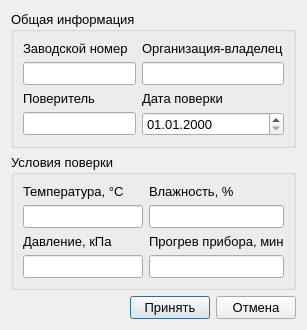
<?xml version="1.0" encoding="UTF-8"?>
<ui version="4.0">
 <class>Dialog</class>
 <widget class="QDialog" name="Dialog">
  <property name="geometry">
   <rect>
    <x>0</x>
    <y>0</y>
    <width>307</width>
    <height>320</height>
   </rect>
  </property>
  <property name="font">
   <font>
    <pointsize>10</pointsize>
   </font>
  </property>
  <property name="windowTitle">
   <string>Введите необходимые поля</string>
  </property>
  <layout class="QVBoxLayout" name="verticalLayout">
   <item>
    <widget class="QGroupBox" name="groupBox">
     <property name="title">
      <string>Общая информация</string>
     </property>
     <layout class="QGridLayout" name="gridLayout">
      <item row="0" column="0">
       <layout class="QGridLayout" name="gridLayout_4">
        <item row="1" column="0">
         <widget class="QLineEdit" name="serial_number_edit"/>
        </item>
        <item row="1" column="1">
         <widget class="QLineEdit" name="owner_edit"/>
        </item>
        <item row="0" column="1">
         <widget class="QLabel" name="label_2">
          <property name="text">
           <string>Организация-владелец</string>
          </property>
         </widget>
        </item>
        <item row="0" column="0">
         <widget class="QLabel" name="label_3">
          <property name="text">
           <string>Заводской номер</string>
          </property>
         </widget>
        </item>
        <item row="2" column="0">
         <widget class="QLabel" name="label">
          <property name="text">
           <string>Поверитель</string>
          </property>
         </widget>
        </item>
        <item row="3" column="0">
         <widget class="QLineEdit" name="user_name_edit"/>
        </item>
        <item row="2" column="1">
         <widget class="QLabel" name="label_4">
          <property name="text">
           <string>Дата поверки</string>
          </property>
         </widget>
        </item>
        <item row="3" column="1">
         <widget class="QDateTimeEdit" name="date_edit">
          <property name="readOnly">
           <bool>false</bool>
          </property>
          <property name="buttonSymbols">
           <enum>QAbstractSpinBox::UpDownArrows</enum>
          </property>
          <property name="accelerated">
           <bool>false</bool>
          </property>
          <property name="currentSection">
           <enum>QDateTimeEdit::DaySection</enum>
          </property>
          <property name="displayFormat">
           <string>dd.MM.yyyy</string>
          </property>
         </widget>
        </item>
       </layout>
      </item>
     </layout>
    </widget>
   </item>
   <item>
    <widget class="QGroupBox" name="groupBox_2">
     <property name="title">
      <string>Условия поверки</string>
     </property>
     <layout class="QGridLayout" name="gridLayout_2">
      <item row="0" column="1">
       <layout class="QGridLayout" name="gridLayout_3">
        <item row="2" column="0">
         <widget class="QLabel" name="label_12">
          <property name="text">
           <string>Давление, кПа</string>
          </property>
         </widget>
        </item>
        <item row="1" column="0">
         <widget class="QLineEdit" name="temperature_edit"/>
        </item>
        <item row="0" column="0">
         <widget class="QLabel" name="label_10">
          <property name="text">
           <string>Температура, °С</string>
          </property>
         </widget>
        </item>
        <item row="0" column="1">
         <widget class="QLabel" name="label_9">
          <property name="text">
           <string>Влажность, %</string>
          </property>
         </widget>
        </item>
        <item row="1" column="1">
         <widget class="QLineEdit" name="wet_edit"/>
        </item>
        <item row="3" column="0">
         <widget class="QLineEdit" name="pressure_edit"/>
        </item>
        <item row="2" column="1">
         <widget class="QLabel" name="label_11">
          <property name="text">
           <string>Прогрев прибора, мин</string>
          </property>
         </widget>
        </item>
        <item row="3" column="1">
         <widget class="QLineEdit" name="warming_up_time_edit"/>
        </item>
       </layout>
      </item>
     </layout>
    </widget>
   </item>
   <item>
    <layout class="QHBoxLayout" name="horizontalLayout_2">
     <property name="sizeConstraint">
      <enum>QLayout::SetDefaultConstraint</enum>
     </property>
     <item>
      <spacer name="horizontalSpacer">
       <property name="orientation">
        <enum>Qt::Horizontal</enum>
       </property>
       <property name="sizeHint" stdset="0">
        <size>
         <width>40</width>
         <height>20</height>
        </size>
       </property>
      </spacer>
     </item>
     <item>
      <widget class="QPushButton" name="accept_button">
       <property name="text">
        <string>Принять</string>
       </property>
      </widget>
     </item>
     <item>
      <widget class="QPushButton" name="reject_button">
       <property name="text">
        <string>Отмена</string>
       </property>
      </widget>
     </item>
    </layout>
   </item>
  </layout>
 </widget>
 <resources/>
 <connections/>
</ui>
